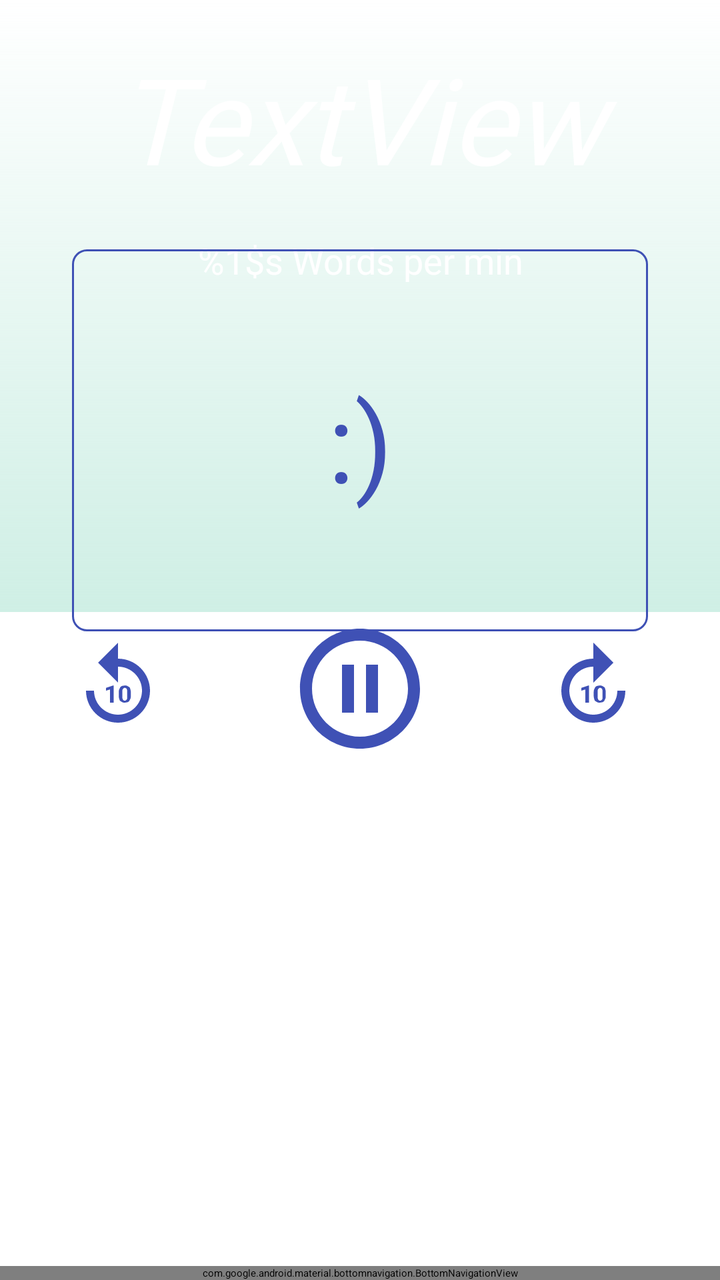
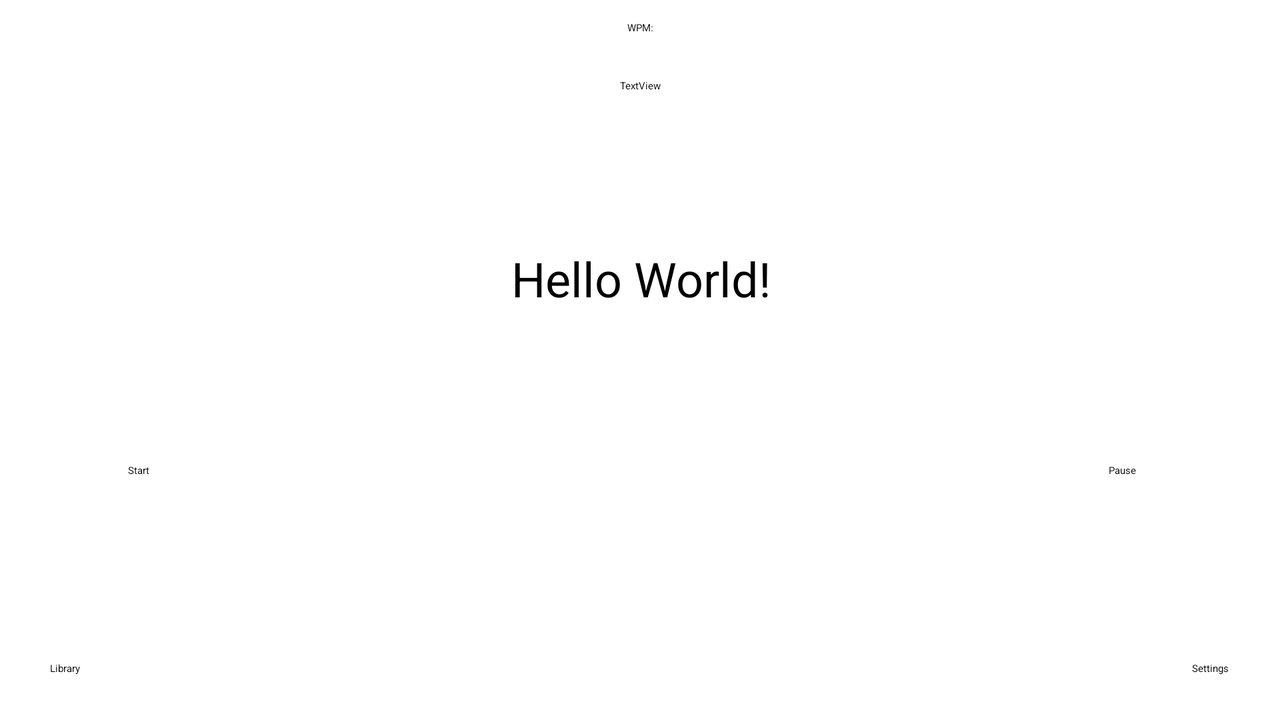

An Android layout and its configuration variant, each rendered on a device that would load it. The default file and the variant file are quoted in full after the pictures.
<!-- AndroidManifest.xml: application theme AppFullScreenTheme -->
<!-- res/layout/activity_main.xml -->
<?xml version="1.0" encoding="utf-8"?>
<androidx.constraintlayout.widget.ConstraintLayout xmlns:android="http://schemas.android.com/apk/res/android"
    xmlns:app="http://schemas.android.com/apk/res-auto"
    xmlns:tools="http://schemas.android.com/tools"
    android:background="@color/backgroundColor"
    android:layout_width="match_parent"
    android:layout_height="match_parent"
    tools:context=".MainActivity">

    <LinearLayout
        android:id="@+id/header_news"
        android:layout_width="match_parent"
        android:layout_height="wrap_content"
        android:background="@drawable/light_green_gradient"
        android:orientation="vertical"
        android:paddingBottom="140dp"
        app:layout_constraintEnd_toEndOf="parent"
        app:layout_constraintStart_toStartOf="parent"
        app:layout_constraintTop_toTopOf="parent"
        >

        <TextView
            android:id="@+id/bookTitle"
            android:layout_width="match_parent"
            android:layout_height="88dp"
            android:layout_marginEnd="10dp"
            android:layout_marginStart="10dp"
            android:layout_marginTop="15dp"
            android:layout_marginBottom="15dp"
            android:autoSizeMaxTextSize="60sp"
            android:autoSizeMinTextSize="12sp"
            android:autoSizeStepGranularity="2sp"
            android:autoSizeTextType="uniform"
            android:gravity="center_vertical"
            android:text="TextView"
            android:textAlignment="center"
            android:fontFamily="@font/montserrat_regular"
            android:textColor="#ffffff"
            android:textSize="55sp"
            android:textStyle="italic"
            app:layout_constraintEnd_toEndOf="parent"
            app:layout_constraintStart_toStartOf="parent"
            app:layout_constraintTop_toTopOf="parent"
            />

        <TextView
            android:id="@+id/wordSpeed"
            android:layout_width="match_parent"
            android:layout_height="48dp"
            android:layout_marginEnd="36dp"
            android:layout_marginStart="36dp"
            android:fontFamily="@font/montserrat_bold"
            android:maxLines="1"
            android:text="@string/words_per_min_settings_page"
            android:textAlignment="center"
            android:textColor="#ffffff"
            android:textSize="18sp"
            app:layout_constraintEnd_toEndOf="parent"
            app:layout_constraintStart_toStartOf="parent"
            app:layout_constraintTop_toBottomOf="@+id/bookTitle"
            />

    </LinearLayout>

    <TextView
        android:id="@+id/mainWord"
        android:layout_width="match_parent"
        android:layout_height="191dp"
        android:layout_marginLeft="36dp"
        android:layout_marginRight="36dp"
        android:translationY="-100dp"
        android:background="@drawable/my_shape"
        android:gravity="center_vertical"
        android:text=":)"
        android:textAlignment="center"
        android:maxLines="1"
        android:textColor="@color/colorPrimary"
        android:textSize="55sp"
        app:layout_constraintBottom_toBottomOf="parent"
        app:layout_constraintLeft_toLeftOf="parent"
        app:layout_constraintRight_toRightOf="parent"
        app:layout_constraintTop_toTopOf="parent" />

    <Button
        android:id="@+id/pauseButton"
        android:layout_width="72dp"
        android:layout_height="72dp"
        android:layout_marginBottom="8dp"
        android:layout_marginEnd="8dp"
        android:layout_marginStart="8dp"
        android:layout_marginTop="8dp"
        android:translationY="-180dp"
        android:backgroundTint="@color/color_light_green"
        android:background="@drawable/ic_pause_circle_outline_black_72dp"
        app:layout_constraintBottom_toBottomOf="parent"
        app:layout_constraintEnd_toEndOf="parent"
        app:layout_constraintStart_toStartOf="parent"
        app:layout_constraintTop_toTopOf="parent"
        app:layout_constraintVertical_bias="0.87" />


    <ProgressBar
        android:id="@+id/bookProgress"
        android:layout_width="354dp"
        android:layout_height="24dp"
        android:translationY="-220dp"
        android:layout_marginBottom="8dp"
        app:layout_constraintBottom_toBottomOf="parent"
        app:layout_constraintEnd_toEndOf="parent"
        app:layout_constraintStart_toStartOf="parent"
        app:layout_constraintTop_toBottomOf="@+id/mainWord"
        style="@style/Widget.AppCompat.ProgressBar.Horizontal"
        />

    <com.google.android.material.bottomnavigation.BottomNavigationView
        android:id="@+id/bottomNavigation"
        android:layout_width="match_parent"
        android:layout_height="wrap_content"
        android:layout_alignParentBottom="true"
        android:layout_gravity="bottom"
        app:labelVisibilityMode="unlabeled"
        android:background="@color/colorPrimaryDark"
        app:layout_constraintBottom_toBottomOf="parent"
        app:layout_constraintEnd_toEndOf="parent"
        app:layout_constraintHorizontal_bias="0.0"
        app:layout_constraintStart_toStartOf="parent"
        app:itemBackground="@color/colorPrimaryDark"
        app:itemIconTint="@color/colorPrimary"
        app:itemTextColor="@color/colorPrimary"
        app:menu="@menu/bottom_nav_menu"
        />
    <Button
        android:id="@+id/rewindButton"
        android:layout_width="48dp"
        android:layout_height="48dp"
        android:layout_marginBottom="8dp"
        android:layout_marginEnd="8dp"
        android:layout_marginStart="8dp"
        android:layout_marginTop="8dp"
        android:translationY="-180dp"
        android:background="@drawable/ic_replay_10_black_48dp"
        app:layout_constraintBottom_toBottomOf="parent"
        app:layout_constraintEnd_toStartOf="@+id/pauseButton"
        app:layout_constraintHorizontal_bias="0.339"
        app:layout_constraintStart_toStartOf="parent"
        app:layout_constraintTop_toTopOf="parent"
        app:layout_constraintVertical_bias="0.853" />

    <Button
        android:id="@+id/forwardButton"
        android:layout_width="48dp"
        android:layout_height="48dp"
        android:layout_marginBottom="8dp"
        android:layout_marginEnd="8dp"
        android:layout_marginStart="8dp"
        android:layout_marginTop="8dp"
        android:translationY="-180dp"
        android:background="@drawable/ic_forward_10_black_48dp"
        app:layout_constraintBottom_toBottomOf="parent"
        app:layout_constraintEnd_toEndOf="parent"
        app:layout_constraintHorizontal_bias="0.609"
        app:layout_constraintStart_toEndOf="@+id/pauseButton"
        app:layout_constraintTop_toTopOf="parent"
        app:layout_constraintVertical_bias="0.853" />













</androidx.constraintlayout.widget.ConstraintLayout>
<!-- resources referenced by this layout -->
<resources>
  <color name="backgroundColor">#212121</color>
  <color name="colorPrimary">#3F51B5</color>
  <color name="colorPrimaryDark">#303F9F</color>
  <!-- drawable ic_forward_10_black_48dp (drawable) -->
  <vector android:height="48dp" android:viewportHeight="24.0"
      android:viewportWidth="24.0" android:width="48dp" xmlns:android="http://schemas.android.com/apk/res/android">
      <path android:fillColor="@color/colorPrimary" android:pathData="M4,13c0,4.4 3.6,8 8,8s8,-3.6 8,-8h-2c0,3.3 -2.7,6 -6,6s-6,-2.7 -6,-6 2.7,-6 6,-6v4l5,-5 -5,-5v4c-4.4,0 -8,3.6 -8,8zM10.8,16L10,16v-3.3L9,13v-0.7l1.8,-0.6h0.1L10.9,16zM15.1,14.2c0,0.3 0,0.6 -0.1,0.8l-0.3,0.6s-0.3,0.3 -0.5,0.3 -0.4,0.1 -0.6,0.1 -0.4,0 -0.6,-0.1 -0.3,-0.2 -0.5,-0.3 -0.2,-0.3 -0.3,-0.6 -0.1,-0.5 -0.1,-0.8v-0.7c0,-0.3 0,-0.6 0.1,-0.8l0.3,-0.6s0.3,-0.3 0.5,-0.3 0.4,-0.1 0.6,-0.1 0.4,0 0.6,0.1 0.3,0.2 0.5,0.3 0.2,0.3 0.3,0.6 0.1,0.5 0.1,0.8v0.7zM14.3,13.4v-0.5s-0.1,-0.2 -0.1,-0.3 -0.1,-0.1 -0.2,-0.2 -0.2,-0.1 -0.3,-0.1 -0.2,0 -0.3,0.1l-0.2,0.2s-0.1,0.2 -0.1,0.3v2s0.1,0.2 0.1,0.3 0.1,0.1 0.2,0.2 0.2,0.1 0.3,0.1 0.2,0 0.3,-0.1l0.2,-0.2s0.1,-0.2 0.1,-0.3v-1.5z"/>
  </vector>
  <!-- drawable ic_pause_circle_outline_black_72dp (drawable) -->
  <vector android:height="72dp" android:viewportHeight="24.0"
      android:viewportWidth="24.0" android:width="72dp" xmlns:android="http://schemas.android.com/apk/res/android">
      <path android:fillColor="@color/colorPrimary" android:pathData="M9,16h2L11,8L9,8v8zM12,2C6.48,2 2,6.48 2,12s4.48,10 10,10 10,-4.48 10,-10S17.52,2 12,2zM12,20c-4.41,0 -8,-3.59 -8,-8s3.59,-8 8,-8 8,3.59 8,8 -3.59,8 -8,8zM13,16h2L15,8h-2v8z"/>
  </vector>
  <!-- drawable ic_replay_10_black_48dp (drawable) -->
  <vector android:height="48dp" android:viewportHeight="24.0"
      android:viewportWidth="24.0" android:width="48dp" xmlns:android="http://schemas.android.com/apk/res/android">
      <path android:fillColor="@color/colorPrimary" android:pathData="M12,5L12,1L7,6l5,5L12,7c3.3,0 6,2.7 6,6s-2.7,6 -6,6 -6,-2.7 -6,-6L4,13c0,4.4 3.6,8 8,8s8,-3.6 8,-8 -3.6,-8 -8,-8zM10.9,16L10,16v-3.3L9,13v-0.7l1.8,-0.6h0.1L10.9,16zM15.2,14.2c0,0.3 0,0.6 -0.1,0.8l-0.3,0.6s-0.3,0.3 -0.5,0.3 -0.4,0.1 -0.6,0.1 -0.4,0 -0.6,-0.1 -0.3,-0.2 -0.5,-0.3 -0.2,-0.3 -0.3,-0.6 -0.1,-0.5 -0.1,-0.8v-0.7c0,-0.3 0,-0.6 0.1,-0.8l0.3,-0.6s0.3,-0.3 0.5,-0.3 0.4,-0.1 0.6,-0.1 0.4,0 0.6,0.1c0.2,0.1 0.3,0.2 0.5,0.3s0.2,0.3 0.3,0.6 0.1,0.5 0.1,0.8v0.7zM14.3,13.4v-0.5s-0.1,-0.2 -0.1,-0.3 -0.1,-0.1 -0.2,-0.2 -0.2,-0.1 -0.3,-0.1 -0.2,0 -0.3,0.1l-0.2,0.2s-0.1,0.2 -0.1,0.3v2s0.1,0.2 0.1,0.3 0.1,0.1 0.2,0.2 0.2,0.1 0.3,0.1 0.2,0 0.3,-0.1l0.2,-0.2s0.1,-0.2 0.1,-0.3v-1.5z"/>
  </vector>
  <!-- drawable light_green_gradient (drawable-xxxhdpi) -->
  <?xml version="1.0" encoding="utf-8"?>
  <shape xmlns:android="http://schemas.android.com/apk/res/android">
      <gradient
          android:type="linear"
          android:angle="90"
          android:startColor="#CFEFE5"
          android:endColor="@color/color_light_green" />
  </shape>
  <!-- drawable my_shape (drawable) -->
  <?xml version="1.0" encoding="utf-8"?>
  <shape xmlns:android="http://schemas.android.com/apk/res/android"
      android:shape="rectangle" >
  
      <corners
          android:bottomLeftRadius="7dp"
          android:bottomRightRadius="7dp"
          android:radius="0.1dp"
          android:topLeftRadius="7dp"
          android:topRightRadius="7dp" />
  
      <solid android:color="@color/backgroundColor" />
  
      <stroke
          android:width="1dp"
          android:color="@color/colorPrimary" />
  
  </shape>
  <string name="words_per_min_settings_page">%1$s Words per min</string>
</resources>
<!-- res/layout-land/activity_main.xml (the repository's variant of the layout above) -->
<!-- drawn on the phone turned sideways -->
<?xml version="1.0" encoding="utf-8"?>
<android.support.constraint.ConstraintLayout xmlns:android="http://schemas.android.com/apk/res/android"
    xmlns:app="http://schemas.android.com/apk/res-auto"
    xmlns:tools="http://schemas.android.com/tools"
    android:layout_width="match_parent"
    android:layout_height="match_parent"
    tools:context=".MainActivity">

    <TextView
        android:id="@+id/mainWord"
        android:layout_width="287dp"
        android:layout_height="108dp"
        android:gravity="center_vertical"
        android:text="Hello World!"
        android:textAlignment="center"
        android:textSize="24sp"
        app:layout_constraintBottom_toBottomOf="parent"
        app:layout_constraintEnd_toEndOf="parent"
        app:layout_constraintHorizontal_bias="0.501"
        app:layout_constraintLeft_toLeftOf="parent"
        app:layout_constraintRight_toRightOf="parent"
        app:layout_constraintStart_toStartOf="parent"
        app:layout_constraintTop_toTopOf="parent"
        app:layout_constraintVertical_bias="0.338" />

    <Button
        android:id="@+id/settingsButton"
        android:layout_width="wrap_content"
        android:layout_height="wrap_content"
        android:layout_marginBottom="8dp"
        android:layout_marginEnd="8dp"
        android:layout_marginStart="8dp"
        android:layout_marginTop="8dp"
        android:text="Settings"
        app:layout_constraintBottom_toBottomOf="parent"
        app:layout_constraintEnd_toEndOf="parent"
        app:layout_constraintHorizontal_bias="0.971"
        app:layout_constraintStart_toStartOf="parent"
        app:layout_constraintTop_toBottomOf="@+id/mainWord"
        app:layout_constraintVertical_bias="0.9" />

    <Button
        android:id="@+id/libraryButton"
        android:layout_width="wrap_content"
        android:layout_height="wrap_content"
        android:layout_marginBottom="8dp"
        android:layout_marginEnd="8dp"
        android:layout_marginStart="8dp"
        android:layout_marginTop="8dp"
        android:text="Library"
        app:layout_constraintBottom_toBottomOf="parent"
        app:layout_constraintEnd_toEndOf="parent"
        app:layout_constraintHorizontal_bias="0.028"
        app:layout_constraintStart_toStartOf="parent"
        app:layout_constraintTop_toBottomOf="@+id/mainWord"
        app:layout_constraintVertical_bias="0.9" />

    <Button
        android:id="@+id/startButton"
        android:layout_width="wrap_content"
        android:layout_height="wrap_content"
        android:layout_marginBottom="8dp"
        android:layout_marginStart="64dp"
        android:layout_marginTop="8dp"
        android:text="Start"
        app:layout_constraintBottom_toBottomOf="parent"
        app:layout_constraintStart_toStartOf="parent"
        app:layout_constraintTop_toTopOf="parent"
        app:layout_constraintVertical_bias="0.664" />

    <Button
        android:id="@+id/pauseButton"
        android:layout_width="wrap_content"
        android:layout_height="wrap_content"
        android:layout_marginBottom="8dp"
        android:layout_marginEnd="72dp"
        android:layout_marginStart="8dp"
        android:layout_marginTop="8dp"
        android:text="Pause"
        app:layout_constraintBottom_toBottomOf="parent"
        app:layout_constraintEnd_toEndOf="parent"
        app:layout_constraintHorizontal_bias="1.0"
        app:layout_constraintStart_toEndOf="@+id/startButton"
        app:layout_constraintTop_toTopOf="parent"
        app:layout_constraintVertical_bias="0.664" />

    <TextView
        android:id="@+id/wordSpeed"
        android:layout_width="wrap_content"
        android:layout_height="wrap_content"
        android:layout_marginBottom="8dp"
        android:layout_marginTop="8dp"
        android:text="WPM:"
        app:layout_constraintBottom_toTopOf="@+id/mainWord"
        app:layout_constraintEnd_toEndOf="parent"
        app:layout_constraintStart_toStartOf="parent"
        app:layout_constraintTop_toTopOf="parent"
        app:layout_constraintVertical_bias="0.037" />

    <TextView
        android:id="@+id/bookTitle"
        android:layout_width="116dp"
        android:layout_height="25dp"
        android:layout_marginBottom="8dp"
        android:layout_marginTop="8dp"
        android:text="TextView"
        android:textAlignment="center"
        app:layout_constraintBottom_toTopOf="@+id/mainWord"
        app:layout_constraintEnd_toEndOf="parent"
        app:layout_constraintStart_toStartOf="parent"
        app:layout_constraintTop_toTopOf="parent"
        app:layout_constraintVertical_bias="0.707" />

    <ProgressBar
        android:id="@+id/bookProgress"
        style="@style/Widget.AppCompat.ProgressBar.Horizontal"
        android:layout_width="354dp"
        android:layout_height="24dp"
        android:layout_marginBottom="8dp"
        android:layout_marginTop="8dp"
        app:layout_constraintBottom_toBottomOf="parent"
        app:layout_constraintEnd_toEndOf="parent"
        app:layout_constraintStart_toStartOf="parent"
        app:layout_constraintTop_toTopOf="@+id/wordSpeed"
        app:layout_constraintVertical_bias="0.823" />

</android.support.constraint.ConstraintLayout>
<!-- resources referenced by the variant -->
<!-- as the phone turned sideways resolves them -->
<resources>

</resources>
